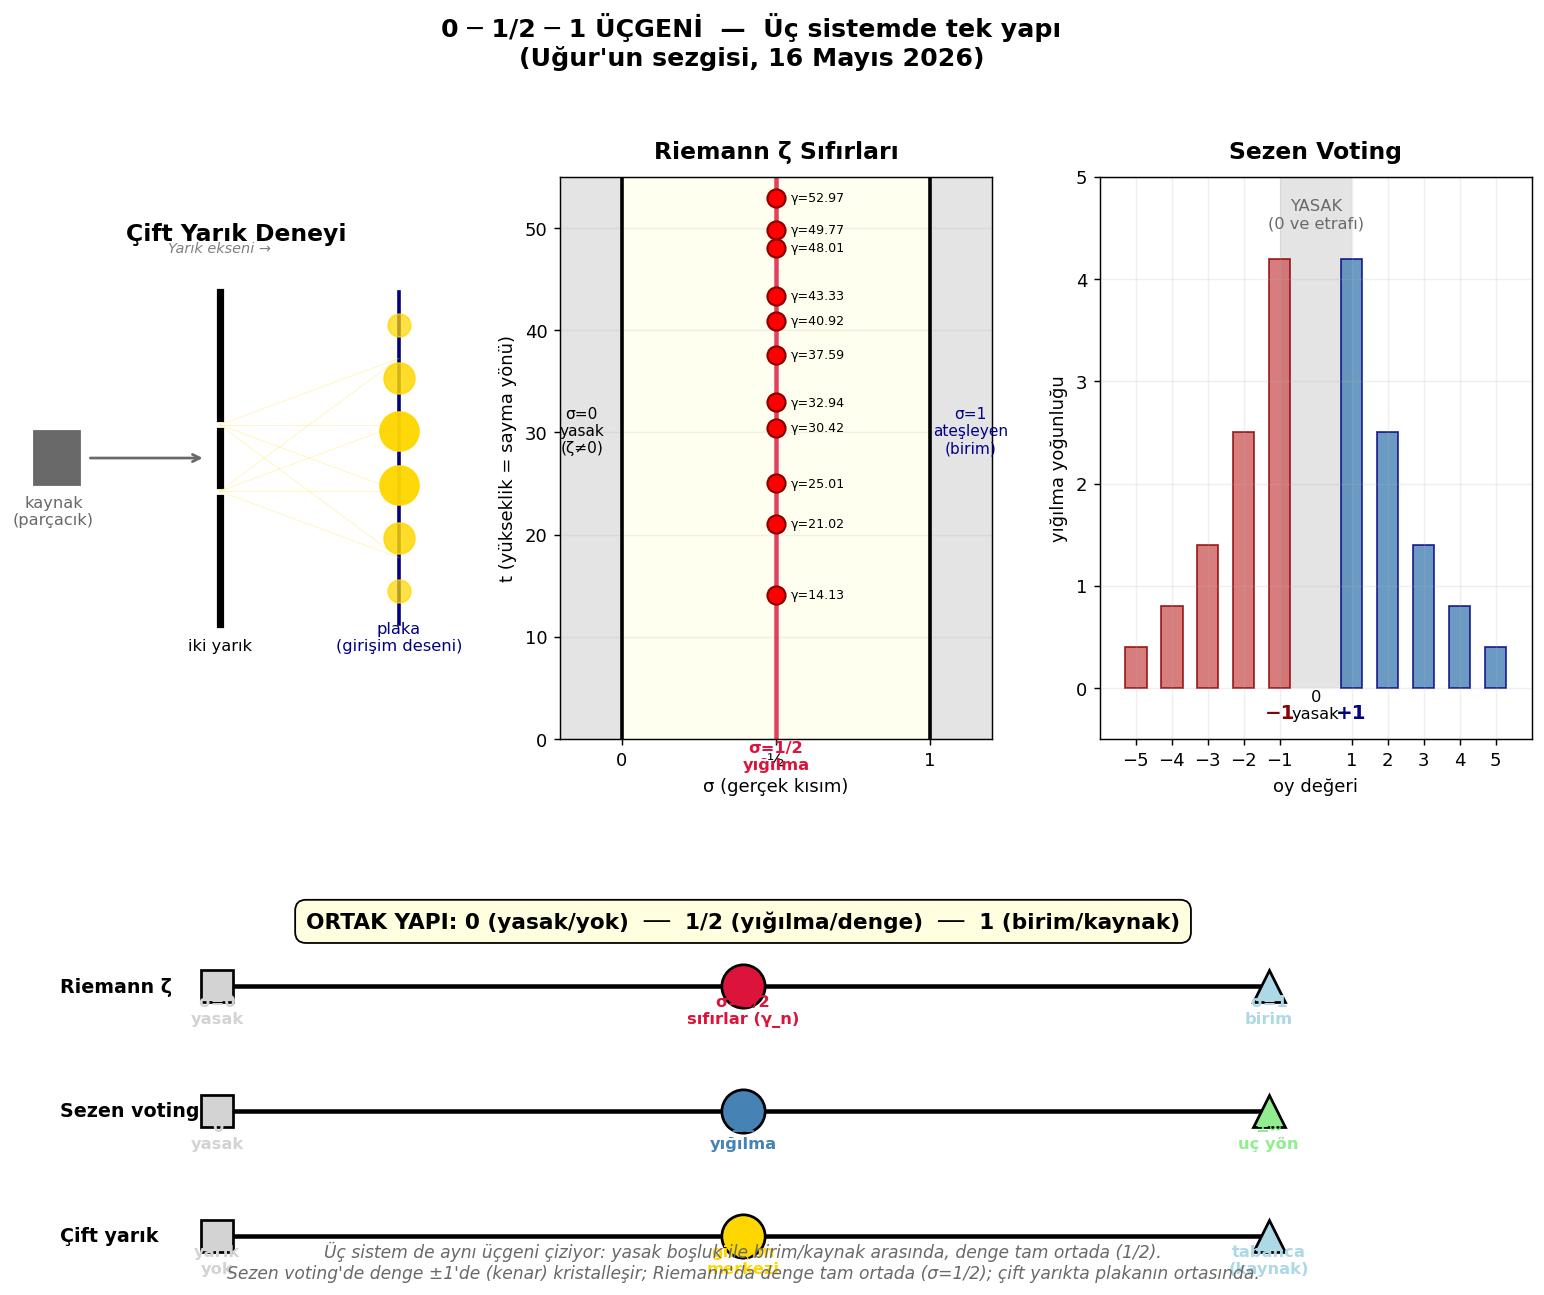

Reproduce this figure in Python.
"""
09 — 0 / 1/2 / 1 Üçgeni
=========================

Üç sistemde aynı yapı:
  - 0       : yasak / yokluk
  - 1       : ateşleyen / birim / başlangıç
  - 1/2     : ortanın dengesi, yığılma yeri

Üst sıra: üç sistem ayrı ayrı (çift yarık, Riemann, Sezen voting)
Alt sıra: ortak yapının tek-bakışta haritası

Bu Uğur'un dakikalar içinde indiği resmin görsel ifadesi.
"""

import numpy as np
import matplotlib.pyplot as plt
from matplotlib.patches import Rectangle, Circle, FancyArrowPatch
from matplotlib.lines import Line2D
from pathlib import Path
import mpmath as mp

ROOT = Path(__file__).resolve().parent.parent
gamma = np.loadtxt(ROOT / "zeros_100k.txt")

fig = plt.figure(figsize=(15, 11))
gs = fig.add_gridspec(2, 3, height_ratios=[1.5, 1], hspace=0.35, wspace=0.25)

# ============================================================
# ÜST SOL — Çift Yarık
# ============================================================
ax = fig.add_subplot(gs[0, 0])
ax.set_xlim(-0.5, 6)
ax.set_ylim(-3, 3)
ax.set_aspect("equal")
ax.axis("off")
ax.set_title("Çift Yarık Deneyi", fontsize=13, fontweight="bold", pad=10)

# Tabanca (kaynak)
ax.add_patch(Rectangle((-0.3, -0.4), 0.7, 0.8, color="dimgrey"))
ax.text(0, -1.0, "kaynak\n(parçacık)", ha="center", fontsize=9, color="dimgrey")

# Yarık duvarı
ax.plot([2.5, 2.5], [-2.5, -0.6], color="black", lw=4)
ax.plot([2.5, 2.5], [-0.4, 0.4], color="black", lw=4)
ax.plot([2.5, 2.5], [0.6, 2.5], color="black", lw=4)
ax.text(2.5, -2.9, "iki yarık", ha="center", fontsize=9, color="black")

# Plaka
ax.plot([5.2, 5.2], [-2.5, 2.5], color="navy", lw=2)
# Girişim deseni: 5 parlak
for y, intensity in [(-2.0, 0.3), (-1.2, 0.6), (-0.4, 0.9),
                     (0.4, 0.9), (1.2, 0.6), (2.0, 0.3)]:
    ax.plot(5.2, y, "o", ms=8+15*intensity, color="gold", alpha=0.6+0.4*intensity)
ax.text(5.2, -2.9, "plaka\n(girişim deseni)", ha="center", fontsize=9, color="navy")

# Ok: kaynaktan yarığa
ax.annotate("", xy=(2.3, 0), xytext=(0.5, 0),
            arrowprops=dict(arrowstyle="->", color="dimgrey", lw=1.5))
# Yarıktan plakaya — iki ışın
for slit_y in [-0.5, 0.5]:
    for fringe_y in [-1.5, -0.5, 0.5, 1.5]:
        ax.plot([2.5, 5.2], [slit_y, fringe_y], color="gold", lw=0.5, alpha=0.25)

# Etiket: 0 ve 1
ax.text(2.5, 3.1, "Yarık ekseni →", ha="center", fontsize=8,
        style="italic", color="grey")

# ============================================================
# ÜST ORTA — Riemann
# ============================================================
ax = fig.add_subplot(gs[0, 1])
ax.set_xlim(-0.2, 1.2)
ax.set_ylim(0, 55)
ax.set_title("Riemann ζ Sıfırları", fontsize=13, fontweight="bold", pad=10)
ax.set_xlabel("σ (gerçek kısım)", fontsize=10)
ax.set_ylabel("t (yükseklik = sayma yönü)", fontsize=10)

# Kritik şerit (izinli bölge)
ax.add_patch(Rectangle((0, 0), 1, 55, facecolor="lightyellow", alpha=0.5))
# Yasak: σ ≤ 0 ve σ ≥ 1
ax.add_patch(Rectangle((-0.2, 0), 0.2, 55, facecolor="lightgrey", alpha=0.6))
ax.add_patch(Rectangle((1, 0), 0.3, 55, facecolor="lightgrey", alpha=0.6))

# Kritik çizgi σ=1/2
ax.axvline(0.5, color="crimson", lw=2.5, alpha=0.8, label="σ = 1/2 (kritik çizgi)")
# Sıfırlar
for g in gamma[gamma < 55]:
    ax.plot(0.5, g, "o", ms=10, color="crimson",
            mfc="red", mec="darkred", mew=1.2)
    ax.text(0.55, g, f"γ={g:.2f}", fontsize=7, va="center")

# Yasak duvarlar
ax.axvline(0, color="black", lw=2)
ax.axvline(1, color="black", lw=2)
ax.text(-0.13, 28, "σ=0\nyasak\n(ζ≠0)", ha="center", fontsize=8.5, color="black")
ax.text(1.13, 28, "σ=1\nateşleyen\n(birim)", ha="center", fontsize=8.5, color="darkblue")
ax.text(0.5, -3, "σ=1/2\nyığılma", ha="center", fontsize=9,
        fontweight="bold", color="crimson")

ax.set_xticks([0, 0.5, 1])
ax.set_xticklabels(["0", "½", "1"], fontsize=10)
ax.grid(alpha=0.2)

# ============================================================
# ÜST SAĞ — Sezen Voting
# ============================================================
ax = fig.add_subplot(gs[0, 2])
ax.set_xlim(-6, 6)
ax.set_ylim(-0.5, 5)
ax.set_title("Sezen Voting", fontsize=13, fontweight="bold", pad=10)
ax.set_xlabel("oy değeri", fontsize=10)
ax.set_ylabel("yığılma yoğunluğu", fontsize=10)

# Yasak bölge (-1, +1) gri
ax.add_patch(Rectangle((-1, 0), 2, 5, facecolor="lightgrey", alpha=0.6))
ax.text(0, 4.5, "YASAK\n(0 ve etrafı)", ha="center", fontsize=9, color="dimgrey")

# Yığılma çubukları (Sezen voting karakteristik dağılım)
rng = np.random.default_rng(7)
yiglma_oranlari = [4.2, 2.5, 1.4, 0.8, 0.4,    # +1 -> +5
                   0.4, 0.8, 1.4, 2.5, 4.2]    # -5 -> -1 (ters)
values_pos = [1, 2, 3, 4, 5]
values_neg = [-1, -2, -3, -4, -5]
for v, h in zip(values_pos, [4.2, 2.5, 1.4, 0.8, 0.4]):
    ax.bar(v, h, width=0.6, color="steelblue", edgecolor="navy", alpha=0.8)
for v, h in zip(values_neg, [4.2, 2.5, 1.4, 0.8, 0.4]):
    ax.bar(v, h, width=0.6, color="indianred", edgecolor="darkred", alpha=0.8)

# ±1 vurgu
ax.text(1, -0.3, "+1", ha="center", fontsize=11, fontweight="bold", color="navy")
ax.text(-1, -0.3, "−1", ha="center", fontsize=11, fontweight="bold", color="darkred")
ax.text(0, -0.3, "0\nyasak", ha="center", fontsize=9, color="black")

ax.set_xticks([-5,-4,-3,-2,-1,1,2,3,4,5])
ax.grid(alpha=0.2)

# ============================================================
# ALT — Ortak yapı haritası (kavramsal)
# ============================================================
ax = fig.add_subplot(gs[1, :])
ax.set_xlim(-0.5, 11)
ax.set_ylim(-2, 2.5)
ax.axis("off")

# Üç sistem için aynı eksen
def draw_axis(y, system_name, color_zero, color_half, color_one,
              label_zero, label_half, label_one):
    # ana çizgi
    ax.plot([1, 9], [y, y], color="black", lw=2.5)
    # 0 noktası
    ax.plot(1, y, "s", ms=18, color=color_zero, mec="black", mew=1.5)
    ax.text(1, y-0.45, label_zero, ha="center", fontsize=9, color=color_zero,
            fontweight="bold")
    # 1/2 noktası
    ax.plot(5, y, "o", ms=24, color=color_half, mec="black", mew=1.5)
    ax.text(5, y-0.45, label_half, ha="center", fontsize=9, color=color_half,
            fontweight="bold")
    # 1 noktası
    ax.plot(9, y, "^", ms=18, color=color_one, mec="black", mew=1.5)
    ax.text(9, y-0.45, label_one, ha="center", fontsize=9, color=color_one,
            fontweight="bold")
    # sistem adı
    ax.text(-0.2, y, system_name, ha="left", va="center", fontsize=10.5,
            fontweight="bold")

# 1) Riemann
draw_axis(1.5, "Riemann ζ",
          "lightgrey", "crimson", "lightblue",
          "σ=0\nyasak", "σ=1/2\nsıfırlar (γ_n)", "σ=1\nbirim")

# 2) Sezen voting
draw_axis(0.0, "Sezen voting",
          "lightgrey", "steelblue", "lightgreen",
          "0\nyasak", "±1\nyığılma", "±∞\nuç yön")

# 3) Çift yarık
draw_axis(-1.5, "Çift yarık",
          "lightgrey", "gold", "lightblue",
          "yarık\nyok", "girişim\nmerkezi", "tabanca\n(kaynak)")

# Üst başlık
ax.text(5, 2.2, "ORTAK YAPI: 0 (yasak/yok)  ──  1/2 (yığılma/denge)  ──  1 (birim/kaynak)",
        ha="center", fontsize=12, fontweight="bold",
        bbox=dict(boxstyle="round,pad=0.5", facecolor="lightyellow",
                  edgecolor="black"))

# Açıklama notu
ax.text(5, -2.0,
        "Üç sistem de aynı üçgeni çiziyor: yasak boşluk ile birim/kaynak arasında, denge tam ortada (1/2).\n"
        "Sezen voting'de denge ±1'de (kenar) kristalleşir; Riemann'da denge tam ortada (σ=1/2); çift yarıkta plakanın ortasında.",
        ha="center", fontsize=9.5, style="italic", color="dimgrey")

plt.suptitle("0 ─ 1/2 ─ 1 ÜÇGENİ  —  Üç sistemde tek yapı\n"
             "(Uğur'un sezgisi, 16 Mayıs 2026)",
             fontsize=14, fontweight="bold", y=0.995)

out = Path(__file__).parent / "09_ucgen_resim.png"
plt.savefig(out, dpi=130, bbox_inches="tight")
print(f"Kaydedildi: {out}")
